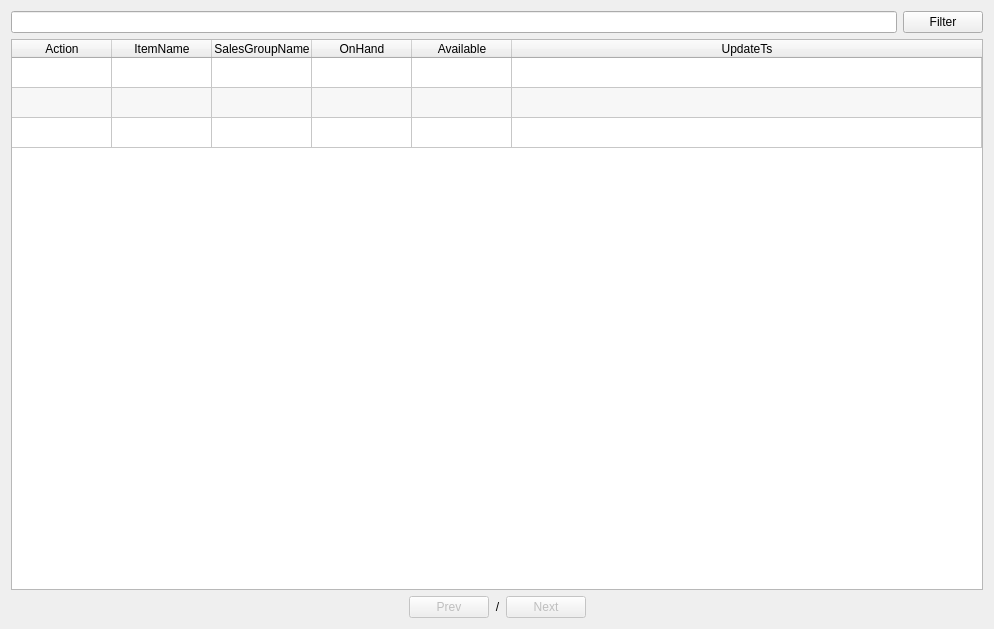
<?xml version="1.0" encoding="UTF-8"?>
<ui version="4.0">
 <class>FormManageStock</class>
 <widget class="QWidget" name="FormManageStock">
  <property name="geometry">
   <rect>
    <x>0</x>
    <y>0</y>
    <width>994</width>
    <height>629</height>
   </rect>
  </property>
  <property name="windowTitle">
   <string>Form</string>
  </property>
  <layout class="QHBoxLayout" name="horizontalLayout_4">
   <item>
    <layout class="QVBoxLayout" name="verticalLayout">
     <item>
      <layout class="QHBoxLayout" name="horizontalLayout">
       <item>
        <widget class="QLineEdit" name="lineEditFilter"/>
       </item>
       <item>
        <widget class="QPushButton" name="pushButtonFilter">
         <property name="text">
          <string>Filter</string>
         </property>
        </widget>
       </item>
      </layout>
     </item>
     <item>
      <widget class="QTableWidget" name="tableWidgetData">
       <property name="editTriggers">
        <set>QAbstractItemView::NoEditTriggers</set>
       </property>
       <property name="alternatingRowColors">
        <bool>true</bool>
       </property>
       <property name="verticalScrollMode">
        <enum>QAbstractItemView::ScrollPerPixel</enum>
       </property>
       <property name="horizontalScrollMode">
        <enum>QAbstractItemView::ScrollPerPixel</enum>
       </property>
       <property name="gridStyle">
        <enum>Qt::SolidLine</enum>
       </property>
       <property name="sortingEnabled">
        <bool>false</bool>
       </property>
       <attribute name="horizontalHeaderStretchLastSection">
        <bool>true</bool>
       </attribute>
       <attribute name="verticalHeaderVisible">
        <bool>false</bool>
       </attribute>
       <row>
        <property name="text">
         <string>New Row</string>
        </property>
       </row>
       <row>
        <property name="text">
         <string>New Row</string>
        </property>
       </row>
       <row>
        <property name="text">
         <string>New Row</string>
        </property>
       </row>
       <column>
        <property name="text">
         <string>Action</string>
        </property>
       </column>
       <column>
        <property name="text">
         <string>ItemName</string>
        </property>
       </column>
       <column>
        <property name="text">
         <string>SalesGroupName</string>
        </property>
       </column>
       <column>
        <property name="text">
         <string>OnHand</string>
        </property>
       </column>
       <column>
        <property name="text">
         <string>Available</string>
        </property>
       </column>
       <column>
        <property name="text">
         <string>UpdateTs</string>
        </property>
       </column>
      </widget>
     </item>
     <item>
      <layout class="QHBoxLayout" name="horizontalLayout_2">
       <item>
        <spacer name="horizontalSpacer">
         <property name="orientation">
          <enum>Qt::Horizontal</enum>
         </property>
         <property name="sizeHint" stdset="0">
          <size>
           <width>40</width>
           <height>20</height>
          </size>
         </property>
        </spacer>
       </item>
       <item>
        <widget class="QPushButton" name="pushButtonPrev">
         <property name="enabled">
          <bool>false</bool>
         </property>
         <property name="text">
          <string>Prev</string>
         </property>
        </widget>
       </item>
       <item>
        <widget class="QLabel" name="labelPageIndicator">
         <property name="text">
          <string>&lt;CurrentPage&gt;/&lt;TotalPage&gt;</string>
         </property>
         <property name="alignment">
          <set>Qt::AlignCenter</set>
         </property>
        </widget>
       </item>
       <item>
        <widget class="QPushButton" name="pushButtonNext">
         <property name="enabled">
          <bool>false</bool>
         </property>
         <property name="text">
          <string>Next</string>
         </property>
        </widget>
       </item>
       <item>
        <spacer name="horizontalSpacer_2">
         <property name="orientation">
          <enum>Qt::Horizontal</enum>
         </property>
         <property name="sizeHint" stdset="0">
          <size>
           <width>40</width>
           <height>20</height>
          </size>
         </property>
        </spacer>
       </item>
      </layout>
     </item>
    </layout>
   </item>
  </layout>
 </widget>
 <resources/>
 <connections/>
</ui>
